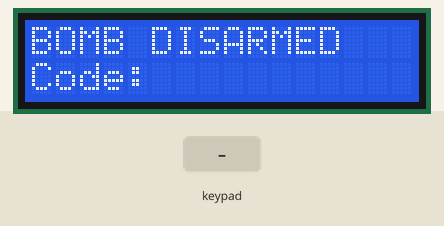
Simulated run of this sketch. Board: Arduino Uno, built with avr-gcc and run on an emulated ATmega328P. On the bench: 16×2 character LCD. Inputs (shaded band) come from the test bench. The audio player accepts every command and is not drawn.

Above: at 1.8 s.
1.9 s: keypad keys 1 2 3 4 pressed 0.4 s apart
At 5.6 s:
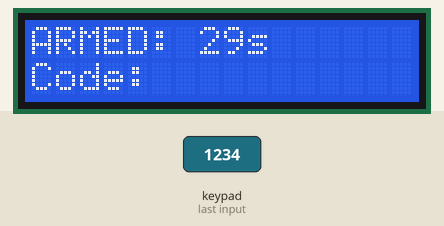
6.5 s: keypad keys 2 4 7 8 pressed 0.4 s apart
At 8.5 s:
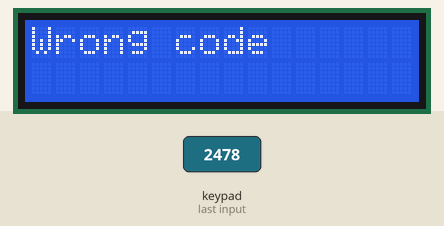
10.2 s: key '1' pressed
At 11.5 s:
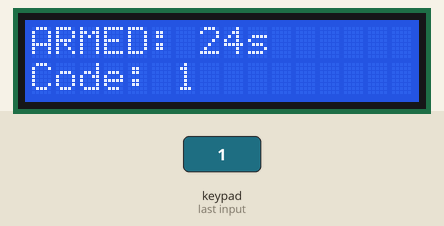
12.2 s: key '2' pressed
At 13.4 s:
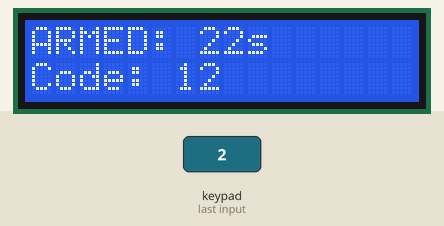
Timing chart, 0 to 15.2 s (numbered marks = the images above; inputs shaded):
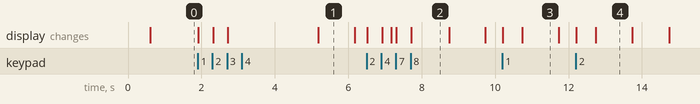

Measured:
- after the input at 1.9 s, the display: first changes at once (image 1 shows a later state)
- what the display in image 2 shows lasts 1.1 s, from 7.7 s to 8.8 s

The sketch:

Airsoft-Prop-Bomb.ino
```cpp
#include <Wire.h>
#include <LiquidCrystal_I2C.h>
#include <Keypad.h>
#include <Arduino.h>
#include <SoftwareSerial.h>
#include <DFRobotDFPlayerMini.h>


#define BOMB_TIME 30 //In seconds
#define VOLUME 10 //Between 0-30

enum AudioFiles { //Audio Files
  Beep = 1,
  Planted,
  Explode,
  Defuse
};

LiquidCrystal_I2C lcd(0x27, 16, 2);

const byte ROWS = 4;
const byte COLS = 4;
char keys[ROWS][COLS] = {
  {'1','2','3','A'},
  {'4','5','6','B'},
  {'7','8','9','C'},
  {'*','0','#','D'}};
byte colPins[COLS] = {2, 4, 7, 8};
byte rowPins[ROWS] = {11, 12, A0, A1};
Keypad keypad = Keypad(makeKeymap(keys), rowPins, colPins, ROWS, COLS);

SoftwareSerial mySerial(10, 9); // D10=RX, D9=TX
DFRobotDFPlayerMini myDFPlayer;

const char masterCode[5] = "1234";
const unsigned long bombTime = BOMB_TIME * 1000; // in ms

enum State { DISARMED, ARMED, EXPLODED };
State currentState = DISARMED;

const int buzzerPin = 3;

unsigned long lastBeepAt = 0;

String inputBuffer = "";
unsigned long armedAt = 0;
unsigned long lastDisplayUpdate = 0;

void setup() {

  lcd.init();
  lcd.backlight();

  mySerial.begin(9600);
  if (!myDFPlayer.begin(mySerial)) {
    lcd.setCursor(0, 0);
    lcd.print("DFPlayer error");
    while (true);
  }
  myDFPlayer.volume(VOLUME);

  setDisarmedState();
}

void loop() {
  char key = keypad.getKey();

  if (key) {
    handleKeyPress(key);
  }

  if (currentState == ARMED) {
    updateCountdown();
    updateBeep();
  }
}

void handleKeyPress(char key) {
  if (currentState == EXPLODED) {
    return; // game over, ignore input until physically reset
  }

  if (key == '*') { //Clear code
    inputBuffer = "";
    showEntryScreen();
    return;
  }

  if (key >= '0' && key <= '9') { //Enter code
    inputBuffer += key;

    if (inputBuffer.length() == 4) {
      checkCode();
      inputBuffer = "";
    }
    showEntryScreen();
  }
}

void checkCode() {
  if (inputBuffer.equals(masterCode)) {
    if (currentState == DISARMED) {
      myDFPlayer.stop();
      myDFPlayer.play(Planted);
      delay(2000);
      setArmedState();

    } else if (currentState == ARMED) {
      myDFPlayer.stop();
      myDFPlayer.play(Defuse);
      delay(2000);
      myDFPlayer.stop();
      setDisarmedState();
    }
  } else {
    lcd.clear();
    lcd.setCursor(0, 0);
    lcd.print("Wrong code");
    delay(1000);
    if (currentState == ARMED) {
      updateCountdown(); // redraw timer immediately after the message clears
    } else {
      lcd.setCursor(0, 0);
      lcd.print("BOMB DISARMED");
      showEntryScreen();
    }
  }
}

void setArmedState() {
  currentState = ARMED;
  armedAt = millis();
  lcd.clear();
  lcd.setCursor(0, 0);
  lcd.print("BOMB ARMED");
  myDFPlayer.stop();
  lastBeepAt = 0;
}

void setDisarmedState() {
  currentState = DISARMED;
  myDFPlayer.stop();
  lcd.clear();
  lcd.setCursor(0, 0);
  lcd.print("BOMB DISARMED");
  showEntryScreen();
}

void setExplodedState() {
  currentState = EXPLODED;
  myDFPlayer.stop();
  myDFPlayer.play(Explode);
  lcd.clear();
  lcd.setCursor(0, 0);
  lcd.print("BOOM!");
  lcd.setCursor(0, 1);
  lcd.print("BOMB EXPLODED");

  delay(4000);
  myDFPlayer.stop();
}

void updateCountdown() {
  unsigned long elapsed = millis() - armedAt;

  if (elapsed >= bombTime) {
    setExplodedState();
    return;
  }

  // only redraw once a second, not every loop
  if (millis() - lastDisplayUpdate >= 1000) {
    lastDisplayUpdate = millis();
    unsigned long remaining = (bombTime - elapsed) / 1000;

    lcd.setCursor(0, 0);
    lcd.print("ARMED: ");
    lcd.print(remaining);
    lcd.print("s   "); // trailing spaces clear leftover digits
    showEntryScreen();
  }
}

void updateBeep() {
  unsigned long elapsed = millis() - armedAt;
  if (elapsed >= bombTime) return;
  unsigned long remaining = bombTime - elapsed;

  // 1 beep/sec until the last 12s, then speeds up, floor of 150ms
  unsigned long interval = constrain(remaining / 12, 150, 1000);

  if (millis() - lastBeepAt >= interval) {
    lastBeepAt = millis();
    myDFPlayer.play(Beep);
  }
}

void showEntryScreen() {
  lcd.setCursor(0, 1);
  lcd.print("Code: ");
  lcd.print(inputBuffer);
  lcd.print("    ");
}
```
